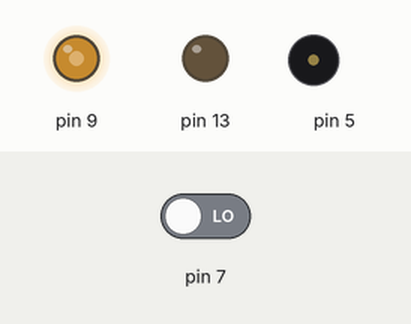
Recording of a sketch running on a simulated Arduino Uno, built with avr-gcc and run on an emulated ATmega328P. On the bench: output pins drawn as LEDs (lit = HIGH), buzzer (waves = sounding). The inputs (shaded band) are chosen by the test bench; at power-on: pin 7 LOW.

Above: at 1.2 s.
1.3 s: pin 7 driven HIGH
At 2.5 s:
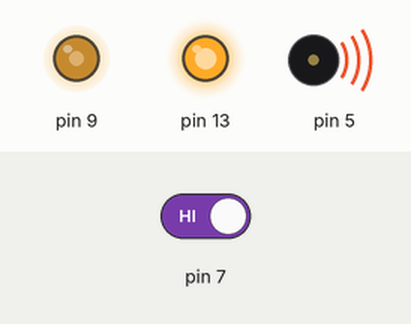
2.8 s: pin 7 driven LOW
At 3.8 s:
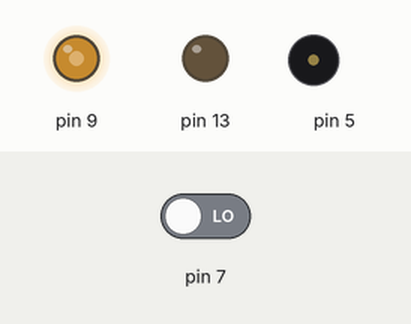
Timing chart, 0 to 5.8 s (numbered marks = the images above; inputs shaded):
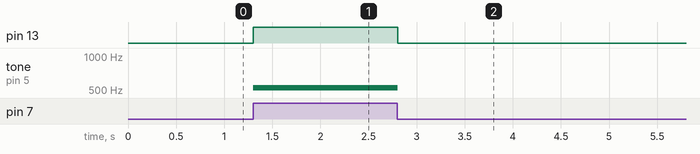

The sketch:

pressBeep.ino
```cpp
#include <TimerOne.h>

void setup() {
  // put your setup code here, to run once:
  Timer1.initialize(1);
  pinMode(7, INPUT);
  pinMode(5, OUTPUT);
  pinMode(9, OUTPUT);
  pinMode(13, OUTPUT);
  Timer1.pwm(9, 512, 1);
}

void loop() {
  if(digitalRead(7)) {
    tone(5, 523);
    digitalWrite(13, HIGH);
    delay(10);
  }
  else {
    digitalWrite(13, LOW);
    noTone(5);
  }
}
```

Measured:
- after the input at 1.3 s, pin 13: LOW → HIGH at once; tone on pin 5: silent → 523 Hz at once
- after the input at 2.8 s, pin 13: HIGH → LOW at once; tone on pin 5: 523 Hz → silent at once
